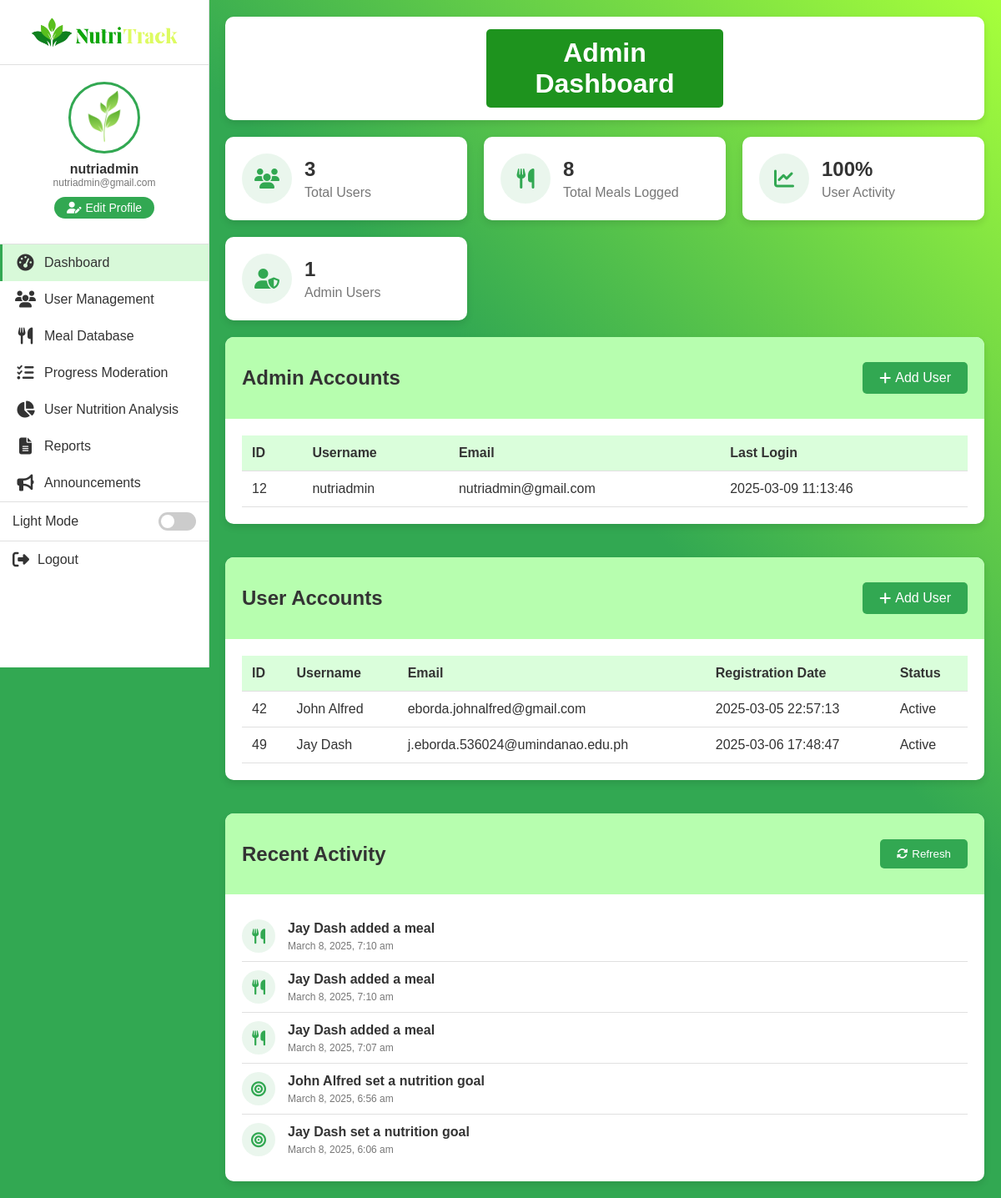
Page /codes/php/dashboard.php (signed in) on the earlier database version.
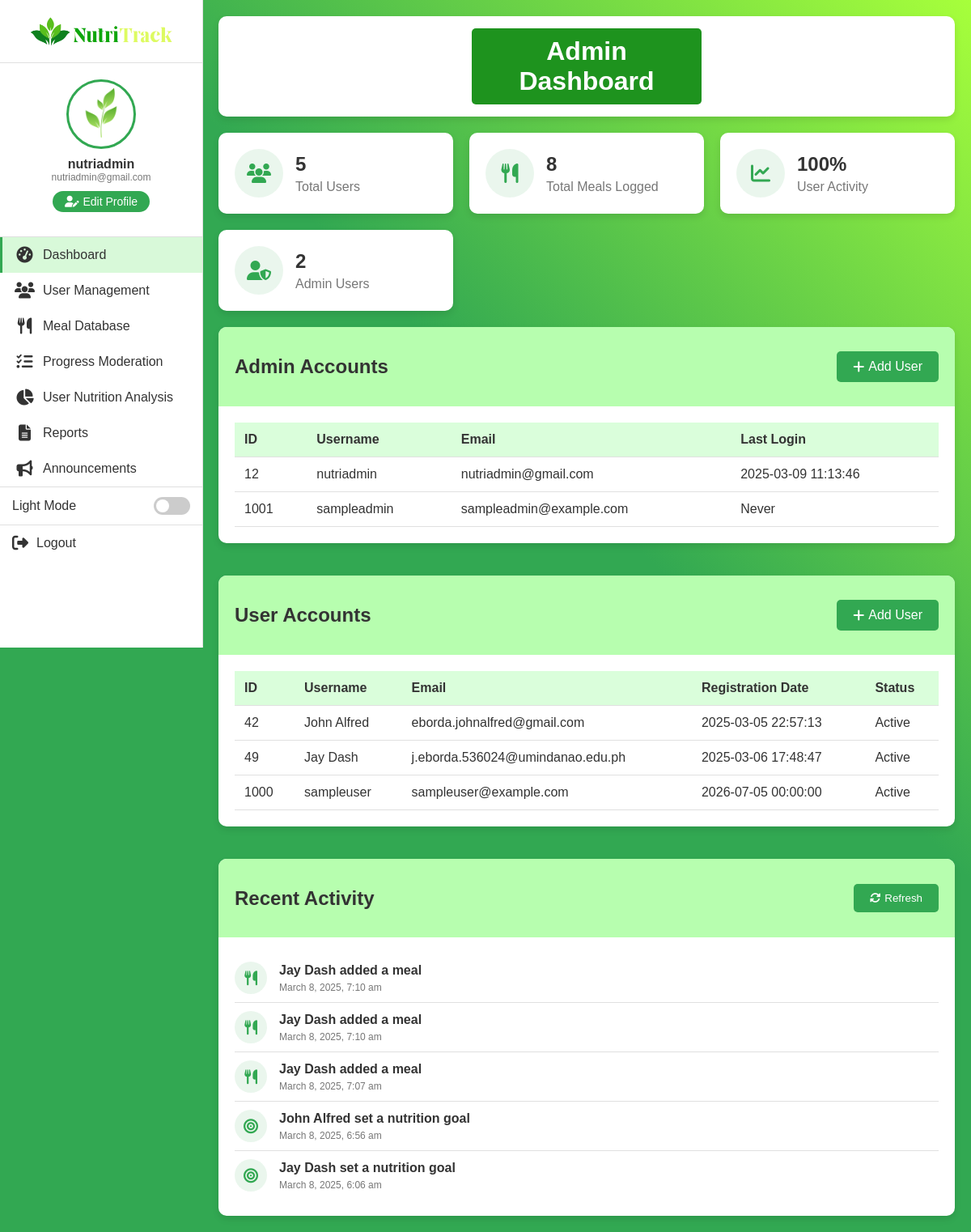
Same page on the later database version.
### tables this page shows
CREATE TABLE `users` (
  `id` int(11) NOT NULL,
  `username` varchar(100) NOT NULL,
  `email` varchar(255) NOT NULL,
  `created_at` datetime NOT NULL DEFAULT current_timestamp(),
  `password` varchar(255) NOT NULL,
  `role` enum('user','admin') DEFAULT 'user',
  `profile_picture` varchar(255) DEFAULT NULL,
  `status` varchar(20) DEFAULT 'active',
  `last_login` datetime DEFAULT NULL,
  `reset_token` varchar(64) NOT NULL DEFAULT '',
  `reset_token_expiry` datetime NOT NULL DEFAULT '1970-01-01 00:00:00',
  `reset_expires` int(11) NOT NULL DEFAULT 0
);

### codes/php/dashboard.php (the view, shortened to what this page needs)
<?php
require_once 'init.php';
$user = $_SESSION['username'];
$user_query = "SELECT id, username, email, role, profile_picture FROM users WHERE username = ?";
$user_stmt = $conn->prepare($user_query);
$user_stmt->bind_param("s", $user);
$user_stmt->execute();
$user_result = $user_stmt->get_result();
if ($user_result->num_rows == 1) {
    $user_data = $user_result->fetch_assoc();
} else {
    $user_data = [
        'email' => 'admin@nutritrack.com',
        'profile_picture' => '/nutrition_tracker/codes/images/default-profile.jpg'
    ];
}
$activities_query = "
    (SELECT 'added a meal' AS action, m.created_at AS timestamp, u.username
     FROM meals m JOIN users u ON m.username = u.username
     ORDER BY m.created_at DESC LIMIT 3)
    UNION
    (SELECT 'set a nutrition goal' AS action, g.created_at AS timestamp, u.username
     FROM goals g JOIN users u ON g.username = u.username
     ORDER BY g.created_at DESC LIMIT 3)
    UNION
    (SELECT 'shared a meal' AS action, ms.created_at AS timestamp, u.username
     FROM meal_shares ms JOIN users u ON ms.user_id = u.id
     ORDER BY ms.created_at DESC LIMIT 3)
    ORDER BY timestamp DESC LIMIT 5";
$activities_result = $conn->query($activities_query);
$profile_pic = $user_data['profile_picture'] ? $user_data['profile_picture'] : "/nutrition_tracker/codes/images/default-profile.jpg";
$total_users_query = "SELECT COUNT(*) AS total_users FROM users";
$total_users_result = $conn->query($total_users_query);
$total_users = $total_users_result->fetch_assoc()['total_users'];
$admin_query = "SELECT * FROM users WHERE role='admin'";
$admin_result = $conn->query($admin_query);
$user_query = "SELECT * FROM users WHERE role='user'";
$user_result = $conn->query($user_query);
$meals_query = "SELECT COUNT(*) AS total_meals FROM meals";
$meals_result = $conn->query($meals_query);
$total_meals = $meals_result->fetch_assoc()['total_meals'] ?? 0;
?>
<!DOCTYPE html>
<html lang="en">
<head>
    <link href='https://unpkg.com/boxicons@2.1.4/css/boxicons.min.css' rel='stylesheet'>
    <link rel="stylesheet" href="https://cdnjs.cloudflare.com/ajax/libs/font-awesome/6.4.0/css/all.min.css">
    <link rel="stylesheet" href="/nutrition_tracker/codes/css/dashboard.css">
</head>
<body>
    <div class="sidebar" id="sidebar">
        <div class="logo-container">
            <img src="/nutrition_tracker/codes/images/logoname.png" alt="NutriTrack Logo" style="width: 180px; height: auto;">
        </div>
        <div class="profile-container">
            <div class="profile-pic">
                <img src="<?php echo htmlspecialchars($profile_pic); ?>" alt="Profile Picture">
            </div>
            <div class="profile-name"><?php echo htmlspecialchars($_SESSION['username']); ?></div>
            <div class="profile-email"><?php echo htmlspecialchars($user_data['email']); ?></div>
            <a href="profile.php" class="edit-profile-btn">
                <i class="fas fa-user-edit"></i> Edit Profile
            </a>
        </div>
        <a href="admin_dashboard.php" class="nav-item active">
            <i class="fas fa-tachometer-alt"></i>
            <span>Dashboard</span>
        </a>
        <a href="manage_users.php" class="nav-item">
            <i class="fas fa-users"></i>
            <span>User Management</span>
        </a>
        <a href="meal_database.php" class="nav-item">
            <i class="fas fa-utensils"></i>
            <span>Meal Database</span>
        </a>
        <a href="share_progress.php" class="nav-item">
            <i class="fas fa-tasks"></i>
            <span>Progress Moderation</span>
        </a>
        <a href="nutrition_analysis.php" class="nav-item">
            <i class="fas fa-chart-pie"></i>
            <span>User Nutrition Analysis</span>
        </a>
        <a href="reports.php" class="nav-item">
            <i class="fas fa-file-alt"></i>
            <span>Reports</span>
        </a>
        <a href="announcements.php" class="nav-item">
            <i class="fas fa-bullhorn"></i>
            <span>Announcements</span>
        </a>
        <div class="mode-toggle">
            <span>Light Mode</span>
            <label class="toggle-switch">
                <span class="slider"></span>
            </label>
        </div>
        <a href="logout.php" class="logout-btn">
            <i class="fas fa-sign-out-alt"></i>
            <span>Logout</span>
        </a>
    </div>
    <div class="main-content">
        <div class="dashboard-header">
        <h1 style="color: white; background-color:rgb(30, 147, 30); padding: 10px; border-radius: 5px; text-align: center; width: 30%; margin: 0 auto;">Admin Dashboard</h1>
        </div>
        <div class="stats-container">
            <div class="stat-card">
                <div class="stat-icon">
                    <i class="fas fa-users"></i>
                </div>
                <div class="stat-details">
                    <h3><?php echo $total_users; ?></h3>
                    <p>Total Users</p>
                </div>
            </div>
            <div class="stat-card">
                <div class="stat-icon">
                    <i class="fas fa-utensils"></i>
                </div>
                <div class="stat-details">
                    <h3><?php echo $total_meals; ?></h3>
                    <p>Total Meals Logged</p>
                </div>
            </div>
            <div class="stat-card">
                <div class="stat-icon">
                    <i class="fas fa-chart-line"></i>
                </div>
                <div class="stat-details">
                    <h3>100%</h3>
                    <p>User Activity</p>
                </div>
            </div>
            <div class="stat-card">
                <div class="stat-icon">
                    <i class="fas fa-user-shield"></i>
                </div>
                <div class="stat-details">
                    <h3><?php echo $admin_result->num_rows; ?></h3>
                    <p>Admin Users</p>
                </div>
            </div>
        </div>
        <div class="tables-container">
        <div class="card">
    <div class="card-header">
        <h2>Admin Accounts</h2>
        <a href="add_user.php?role=admin" class="action-btn" style="text-decoration: none;"><i class="fas fa-plus"></i> Add User</a>
    </div>
    <div class="card-body">
        <table>
            <tr>
                <th>ID</th>
                <th>Username</th>
                <th>Email</th>
                <th>Last Login</th>
            </tr>
            <?php while ($admin = $admin_result->fetch_assoc()): ?>
                <tr>
                    <td><?php echo htmlspecialchars($admin['id']); ?></td>
                    <td><?php echo htmlspecialchars($admin['username']); ?></td>
                    <td><?php echo htmlspecialchars($admin['email'] ?? 'N/A'); ?></td>
                    <td>
                        <?php
                        if (!empty($admin['last_login'])) {
                            echo date('Y-m-d H:i:s', strtotime($admin['last_login']));
                        } else {
                            echo 'Never';
                        }
                        ?>
                    </td>
                </tr>
            <?php endwhile; ?>
        </table>
    </div>
</div>
<div class="card" style="margin-top: 20px;">
    <div class="card-header">
        <h2>User Accounts</h2>
        <a href="add_user.php?role=user" class="action-btn" style="text-decoration: none;"><i class="fas fa-plus"></i> Add User</a>
    </div>
    <div class="card-body">
        <table>
            <tr>
                <th>ID</th>
                <th>Username</th>
                <th>Email</th>
                <th>Registration Date</th>
                <th>Status</th>
            </tr>
            <?php while ($user = $user_result->fetch_assoc()): ?>
                <tr>
                    <td><?php echo htmlspecialchars($user['id']); ?></td>
                    <td><?php echo htmlspecialchars($user['username']); ?></td>
                    <td><?php echo htmlspecialchars($user['email']); ?></td>
                    <td><?php echo htmlspecialchars($user['created_at'] ?? 'N/A'); ?></td>
                    <td>
                        <?php
                        $status = $user['status'] ?? 'active';
                        $statusClass = ($status == 'active') ? 'active' : 'inactive';
                        ?>
                        <span class="status-badge <?php echo $statusClass; ?>">
                            <?php echo ucfirst($status); ?>
                        </span>
                    </td>
                </tr>
            <?php endwhile; ?>
        </table>
    </div>
</div>
            <div class="card" style="margin-top: 20px;">
                <div class="card-header">
                    <h2>Recent Activity</h2>
                    <button class="action-btn"><i class="fas fa-sync-alt"></i> Refresh</button>
                </div>
                <div class="card-body">
                    <?php if (isset($activities_result) && $activities_result->num_rows > 0): ?>
                        <?php while ($activity = $activities_result->fetch_assoc()): ?>
                            <div class="activity-item">
                                <div class="activity-icon">
                                    <?php
                                    $icon_class = "fas fa-history";
                                    if (strpos($activity['action'], 'meal') !== false) {
                                        if (strpos($activity['action'], 'shared') !== false) {
                                            $icon_class = "fas fa-share-alt";
                                        } else {
                                            $icon_class = "fas fa-utensils";
                                        }
                                    } else if (strpos($activity['action'], 'goal') !== false) {
                                        $icon_class = "fas fa-bullseye";
                                    } else if (strpos($activity['action'], 'activity') !== false) {
                                        $icon_class = "fas fa-running";
                                    }
                                    ?>
                                    <i class="<?php echo $icon_class; ?>"></i>
                                </div>
                                <div class="activity-details">
                                    <h4><?php echo htmlspecialchars($activity['username']); ?> <?php echo htmlspecialchars($activity['action']); ?></h4>
                                    <p><?php echo date('F j, Y, g:i a', strtotime($activity['timestamp'])); ?></p>
                                </div>
                            </div>
                        <?php endwhile; ?>
                    <?php endif; ?>
                </div>
            </div>
        </div>
    </div>
</body>
</html>

Differences in the rows shown:
added users: id "1001", username "sampleadmin", email "sampleadmin@example.com", shows "Never", shown under "Admin Accounts"
added users: id "1000", username "sampleuser", email "sampleuser@example.com", created_at "2026-07-05 00:00:00", status "Active", shown under "User Accounts"
Other differences:
$total_users: "3" → "5"
$admin_result->num_rows: "1" → "2"
